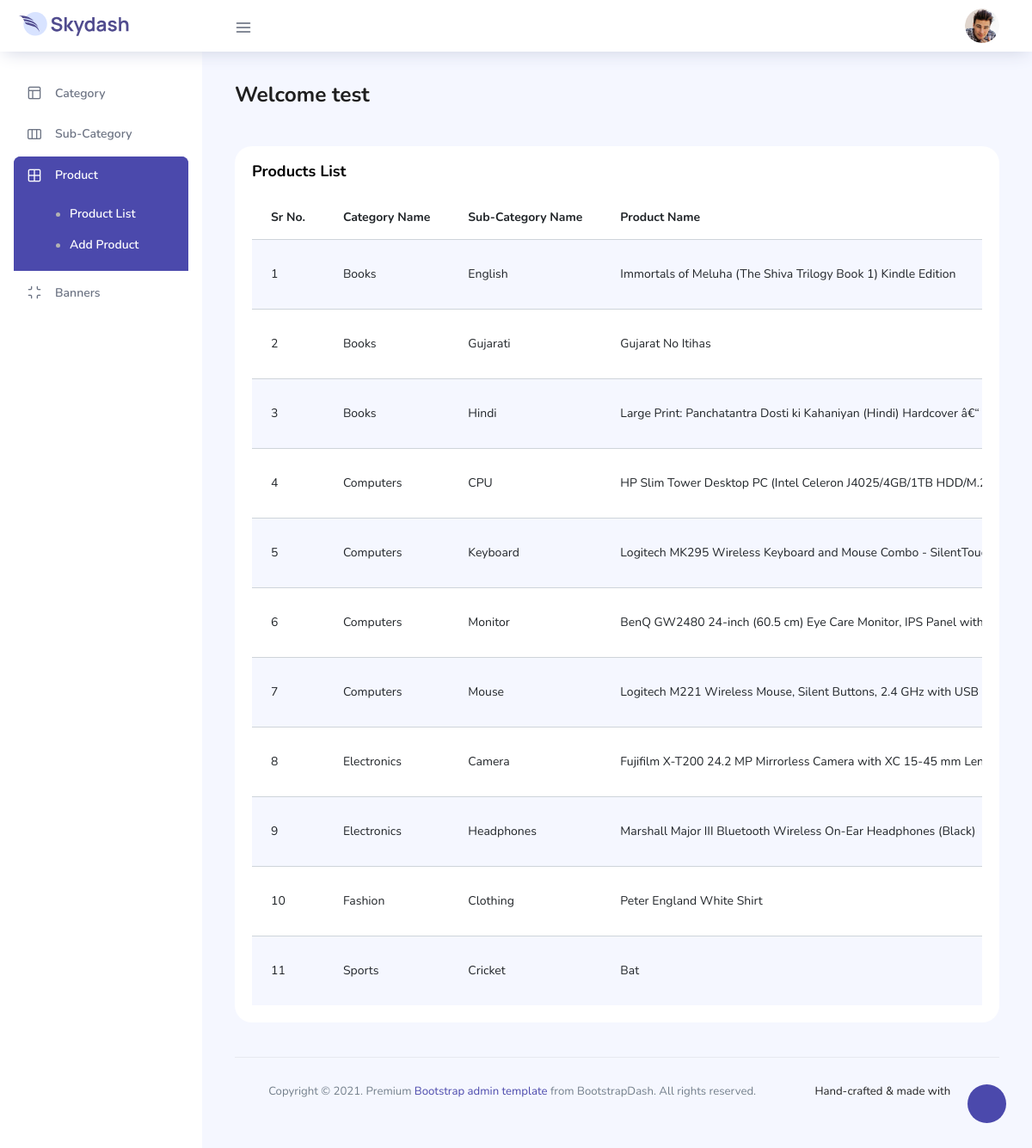
The app's page /template/products_list.php (signed in) with its own data.
### tables this page shows
CREATE TABLE IF NOT EXISTS `products` (
  `category_id` int(11) NOT NULL,
  `sub_category_id` int(11) NOT NULL,
  `product_id` int(11) NOT NULL AUTO_INCREMENT,
  `product_name` varchar(255) NOT NULL,
  `description` text NOT NULL,
  `sku` varchar(255) NOT NULL,
  `img` varchar(255) NOT NULL,
  `price` int(11) NOT NULL,
  `status` varchar(100) NOT NULL,
  PRIMARY KEY (`product_id`)
);

CREATE TABLE IF NOT EXISTS `category` (
  `category_id` int(11) NOT NULL AUTO_INCREMENT,
  `category_name` varchar(255) NOT NULL,
  `category_image` varchar(255) NOT NULL,
  PRIMARY KEY (`category_id`)
);

CREATE TABLE IF NOT EXISTS `sub_category` (
  `sub_category_id` int(11) NOT NULL AUTO_INCREMENT,
  `category_id` varchar(255) NOT NULL,
  `sub_category_name` varchar(255) NOT NULL,
  `sub_category_image` varchar(255) NOT NULL,
  PRIMARY KEY (`sub_category_id`)
);

### template/products_list.php (the view, shortened to what this page needs)
<?php
include 'header.php';
?>
<div class="content-wrapper">
    <div class="row">
        <div class="col-md-12 grid-margin">
            <div class="row">
                <div class="col-12 col-xl-8 mb-4 mb-xl-0">
                    <h3 class="font-weight-bold">Welcome <?php echo $_SESSION['username']; ?></h3>
                </div>
            </div>
        </div>
    </div>
    <div class="row">
        <div class="col-lg-12 grid-margin stretch-card">
            <div class="card">
                <div class="card-body">
                    <h4 class="card-title">Products List</h4>
                    <div class="table-responsive">
                        <table class="table table-striped" id="product">
                            <thead>
                                <tr>
                                    <th>
                                        Sr No.
                                    </th>
                                    <th>
                                        Category Name
                                    </th>
                                    <th>
                                        Sub-Category Name
                                    </th>
                                    <th>
                                        Product Name
                                    </th>
                                </tr>
                            </thead>
                            <tbody>
                                <?php
                                $sql = "SELECT c.category_id, c.category_name, c.category_image, s.sub_category_id, s.sub_category_name, s.sub_category_image, p.product_id, p.product_name, p.description, p.sku, p.img, p.price, p.status FROM category c INNER JOIN sub_category s ON c.category_id = s.category_id INNER JOIN products p ON s.sub_category_id = p.sub_category_id ORDER BY category_name ASC";
                                $result = mysqli_query($conn, $sql);
                                $num = mysqli_num_rows($result);
                                $srno = 0;
                                if ($num > 0) {
                                    while ($row = mysqli_fetch_assoc($result)) {
                                        $srno = $srno + 1;
                                ?>
                                        <tr>
                                            <td>
                                                <?php echo $srno; ?>
                                            </td>
                                            <td>
                                                <?php echo $row['category_name']; ?>
                                            </td>
                                            <td>
                                                <?php echo $row['sub_category_name']; ?>
                                            </td>
                                            <td>
                                                <?php echo $row['product_name']; ?>
                                            </td>
                                        </tr>
                                <?php }
                                }
                                ?>
                            </tbody>
                        </table>
                    </div>
                </div>
            </div>
        </div>
    </div>
    <?php
    include 'footer.php';
    ?>

### template/header.php (shortened to what this page needs)
<!DOCTYPE html>
<html lang="en">
<head>
  <link rel="stylesheet" href="vendors/feather/feather.css">
  <link rel="stylesheet" href="vendors/ti-icons/css/themify-icons.css">
  <link rel="stylesheet" href="vendors/css/vendor.bundle.base.css">
  <link rel="stylesheet" href="vendors/select2/select2.min.css">
  <link rel="stylesheet" href="vendors/select2-bootstrap-theme/select2-bootstrap.min.css">
  <link rel="stylesheet" href="vendors/datatables.net-bs4/dataTables.bootstrap4.css">
  <link rel="stylesheet" href="vendors/ti-icons/css/themify-icons.css">
  <link rel="stylesheet" type="text/css" href="js/select.dataTables.min.css">
  <link rel="stylesheet" href="css/vertical-layout-light/style.css">
  <link rel="stylesheet" href="https://cdn.datatables.net/1.10.25/css/jquery.dataTables.min.css">
</head>
<body>
  <div class="container-scroller">
    <nav class="navbar col-lg-12 col-12 p-0 fixed-top d-flex flex-row">
      <div class="text-center navbar-brand-wrapper d-flex align-items-center justify-content-center">
        <a class="navbar-brand brand-logo mr-5" href="index.php"><img src="images/logo.svg" class="mr-2" alt="logo" /></a>
      </div>
      <div class="navbar-menu-wrapper d-flex align-items-center justify-content-end">
        <button class="navbar-toggler navbar-toggler align-self-center" type="button" data-toggle="minimize">
          <span class="icon-menu"></span>
        </button>
        <ul class="navbar-nav navbar-nav-right">
          <li class="nav-item nav-profile dropdown">
            <a class="nav-link dropdown-toggle" href="#" data-toggle="dropdown" id="profileDropdown">
              <img src="images/faces/face28.jpg" alt="profile" />
            </a>
          </li>
        </ul>
      </div>
    </nav>
    <div class="container-fluid page-body-wrapper">
      <div class="theme-setting-wrapper">
        <div id="settings-trigger"><i class="ti-settings"></i></div>
      </div>
      <nav class="sidebar sidebar-offcanvas" id="sidebar">
        <ul class="nav">
          <li class="nav-item">
            <a class="nav-link" data-toggle="collapse" href="#ui-basic" aria-expanded="false" aria-controls="ui-basic">
              <i class="icon-layout menu-icon"></i>
              <span class="menu-title">Category</span>
              <i class="menu-arrow"></i>
            </a>
          </li>
          <li class="nav-item">
            <a class="nav-link" data-toggle="collapse" href="#form-elements" aria-expanded="false" aria-controls="form-elements">
              <i class="icon-columns menu-icon"></i>
              <span class="menu-title">Sub-Category</span>
              <i class="menu-arrow"></i>
            </a>
          </li>
          <li class="nav-item">
            <a class="nav-link" data-toggle="collapse" href="#tables" aria-expanded="false" aria-controls="tables">
              <i class="icon-grid-2 menu-icon"></i>
              <span class="menu-title">Product</span>
              <i class="menu-arrow"></i>
            </a>
            <div class="collapse" id="tables">
              <ul class="nav flex-column sub-menu">
                <li class="nav-item"> <a class="nav-link" href="products_list.php">Product List</a></li>
                <li class="nav-item"> <a class="nav-link" href="add_products.php">Add Product</a></li>
              </ul>
            </div>
          </li>
          <li class="nav-item">
            <a class="nav-link" data-toggle="collapse" href="#icons" aria-expanded="false" aria-controls="icons">
              <i class="icon-contract menu-icon"></i>
              <span class="menu-title">Banners</span>
              <i class="menu-arrow"></i>
            </a>
          </li>
        </ul>
      </nav>
      <div class="main-panel">

### template/footer.php (shortened to what this page needs)
<footer class="footer">
    <div class="d-sm-flex justify-content-center justify-content-sm-between">
        <span class="text-muted text-center text-sm-left d-block d-sm-inline-block">Copyright © 2021. Premium <a href="https://www.bootstrapdash.com/" target="_blank">Bootstrap admin template</a> from BootstrapDash. All rights reserved.</span>
        <span class="float-none float-sm-right d-block mt-1 mt-sm-0 text-center">Hand-crafted & made with <i class="ti-heart text-danger ml-1"></i></span>
    </div>
</footer>
</div>
</div>
</div>
</body>
</html>

### records on screen
products: category.category_name "Books", sub_category.sub_category_name "English", product_name "Immortals of Meluha (The Shiva Trilogy Book 1) Kindle Edition"
products: category.category_name "Books", sub_category.sub_category_name "Gujarati", product_name "Gujarat No Itihas"
products: category.category_name "Books", sub_category.sub_category_name "Hindi", product_name "Large Print: Panchatantra Dosti ki Kahaniyan (Hindi) Hardcover â€“…"
products: category.category_name "Computers", sub_category.sub_category_name "CPU", product_name "HP Slim Tower Desktop PC (Intel Celeron J4025/4GB/1TB…"
products: category.category_name "Computers", sub_category.sub_category_name "Keyboard", product_name "Logitech MK295 Wireless Keyboard and Mouse Combo -…"
products: category.category_name "Computers", sub_category.sub_category_name "Monitor", product_name "BenQ GW2480 24-inch (60.5 cm) Eye Care Monitor, IPS Panel…"
products: category.category_name "Computers", sub_category.sub_category_name "Mouse", product_name "Logitech M221 Wireless Mouse, Silent Buttons, 2.4 GHz with USB…"
products: category.category_name "Electronics", sub_category.sub_category_name "Camera", product_name "Fujifilm X-T200 24.2 MP Mirrorless Camera with XC 15-45 mm…"
products: category.category_name "Electronics", sub_category.sub_category_name "Headphones", product_name "Marshall Major III Bluetooth Wireless On-Ear Headphones (Black)"
products: category.category_name "Fashion", sub_category.sub_category_name "Clothing", product_name "Peter England White Shirt"
products: category.category_name "Sports", sub_category.sub_category_name "Cricket", product_name "Bat"

### other values on screen
$_SESSION['username'] "test"
